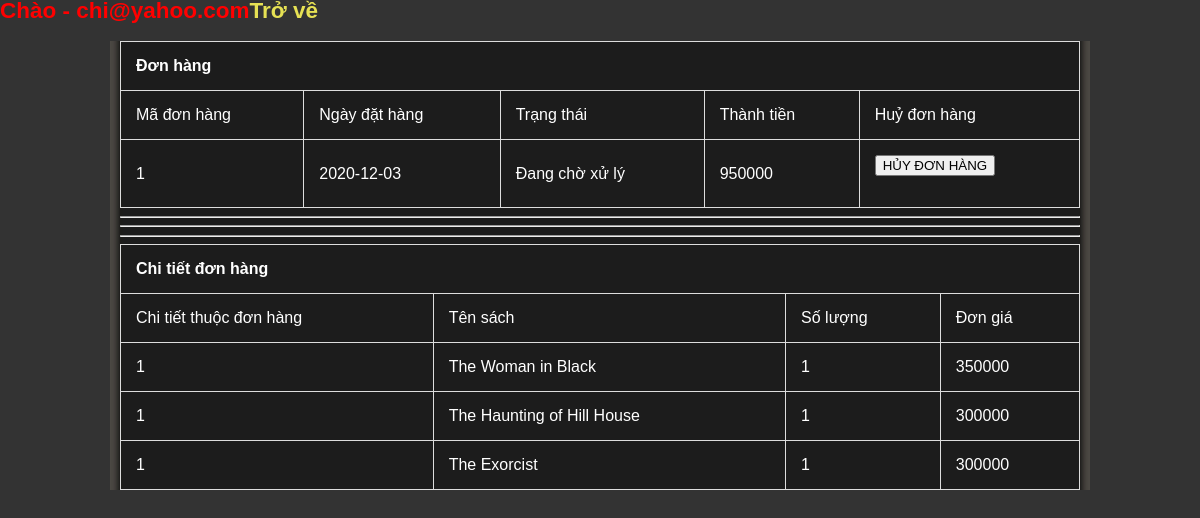
Screenshot of /templatemo_086_book_store/quanly_donhang.php (signed in) with the database file from the repository.
### tables this page shows
CREATE TABLE IF NOT EXISTS `donhang` (
  `madonhang` int(10) NOT NULL AUTO_INCREMENT,
  `taikhoankhachhang` varchar(30) NOT NULL,
  `taikhoanadmin` varchar(10) DEFAULT NULL,
  `ngaydathang` date NOT NULL,
  `trangthai` int(10) NOT NULL,
  `thanhtien` int(20) NOT NULL,
  PRIMARY KEY (`madonhang`),
  KEY `donhang_fkkhachhang` (`taikhoankhachhang`),
  KEY `donhang_fkadmin` (`taikhoanadmin`)
);

CREATE TABLE IF NOT EXISTS `chitietdonhang` (
  `madonhang` int(10) NOT NULL,
  `masach` varchar(10) NOT NULL,
  `soluong` int(10) NOT NULL,
  `dongia` int(10) NOT NULL,
  KEY `ctdonhang_fksach` (`masach`),
  KEY `ctdonhang_fkdonhang` (`madonhang`)
);

CREATE TABLE IF NOT EXISTS `sach` (
  `masach` varchar(10) NOT NULL,
  `tensach` varchar(100) NOT NULL,
  `mota` text NOT NULL,
  `gia` int(10) NOT NULL,
  `hinh` varchar(100) NOT NULL,
  `maloai` varchar(10) NOT NULL,
  `matacgia` varchar(10) NOT NULL,
  `luotmua` int(10) NOT NULL,
  PRIMARY KEY (`masach`),
  KEY `sach_fkloai` (`maloai`),
  KEY `sach_fktacgia` (`matacgia`)
);

### templatemo_086_book_store/quanly_donhang.php (the view, shortened to what this page needs)
<?php
if(isset($_SESSION["taikhoan"]))
{
	echo '<h2 style="color:red;">Chào - '. $_SESSION["taikhoan"]. '<a href="index.php">Trở về</a></h2>';
}
else
{
	header('location:login_admin.php');
}
?>
<?php
include"connect.php";
$taikhoan=$_SESSION["taikhoan"];
$sql="SELECT distinct donhang.madonhang,donhang.ngaydathang,donhang.trangthai,donhang.thanhtien FROM donhang inner join chitietdonhang on donhang.madonhang = chitietdonhang.madonhang join khachhang on donhang.taikhoankhachhang=khachhang.taikhoan where khachhang.taikhoan LIKE '%$taikhoan%' " ;
$stm=$obj->query($sql);
$data=$stm->fetchAll();
$sql="SELECT sach.tensach, chitietdonhang.soluong,chitietdonhang.dongia,donhang.madonhang FROM chitietdonhang join donhang on chitietdonhang.madonhang=donhang.madonhang join sach on chitietdonhang.masach=sach.masach   where donhang.taikhoankhachhang  LIKE '%$taikhoan%'";
$stm=$obj->query($sql);
$data1=$stm->fetchAll();
?>
<!DOCTYPE html PUBLIC "-//W3C//DTD XHTML 1.0 Transitional//EN" "http://www.w3.org/TR/xhtml1/DTD/xhtml1-transitional.dtd">
<html xmlns="http://www.w3.org/1999/xhtml">
<head>
<link href="templatemo_style.css" rel="stylesheet" type="text/css" />
</head>
<body>
<div id="templatemo_container">
<table border="1">
<th colspan="5">Đơn hàng</th>
<tr>
	<td>Mã đơn hàng</td>
	<td>Ngày đặt hàng</td>
	<td>Trạng thái</td>
	<td>Thành tiền</td>
	<td>Huỷ đơn hàng</td>
</tr>
<?php
foreach($data as $key=>$value)
{
	$trangthai='Đang chờ xử lý';
	if($value['trangthai']==1)
		$trangthai=$trangthai;
	else if($value['trangthai']==2)
			$trangthai='Đã xác nhận đơn hàng';
		else if($value['trangthai']==3)
			$trangthai='Đang giao hàng';
	?>
	<tr>
		<td><?php echo $value['madonhang']?></td>
		<td><?php echo $value['ngaydathang']?></td>
		<td><?php echo $trangthai ?></td>
		<td><?php echo $value['thanhtien']?></td>
		<td><form action="quanly_donhang.php?madonhang=<?php echo $value['madonhang']?>" method="post"><input type="submit" value="HỦY ĐƠN HÀNG" name="huy"></form>
</td>
	</tr>
	<?php
}
?>
</table>
<hr><hr><hr>
<table>
	<th colspan="4" >Chi tiết đơn hàng</th>
<tr>
	<td>Chi tiết thuộc đơn hàng</td>
	<td>Tên sách</td>
	<td>Số lượng</td>
	<td>Đơn giá</td>
</tr>
<?php
foreach($data1 as $key=>$value)
{
	?>
	<tr><td><?php echo $value['madonhang']?></td>
		<td><?php echo $value['tensach']?></td>
		<td><?php echo $value['soluong']?></td>
			<td>
	<?php echo $value['dongia']?>
		</td>
	</tr>
	<?php
}
?>
</table>
</div>
</body>

### templatemo_086_book_store/templatemo_style.css (style rules this page uses)
body { margin: 0; padding: 0; line-height: 1.5em; font-family: Verdana, Arial, san-serif; font-size: 15px; color: #ffffff; background-color:#333333; }
a:link, a:visited { color: #e6e154; text-decoration: none; font-weight: bold; }
#templatemo_container { width: 960px; margin: 0 auto; padding: 0 10px; background: #1c1c1b url(images/templatemo_bg.jpg) repeat-y; }
#abc table, td, th { border: 1px solid #ddd; text-align: left; }
table { border-collapse: collapse; width: 100%; }
th, td { padding: 15px; }

### rows the page displays
donhang: madonhang "1", ngaydathang "2020-12-03", trangthai "Đang chờ xử lý", thanhtien "950000"
chitietdonhang: madonhang.madonhang "1", masach.tensach "The Woman in Black", soluong "1", dongia "350000"
chitietdonhang: madonhang.madonhang "1", masach.tensach "The Haunting of Hill House", soluong "1", dongia "300000"
chitietdonhang: madonhang.madonhang "1", masach.tensach "The Exorcist", soluong "1", dongia "300000"

### other values shown
$_SESSION["taikhoan"] "chi@yahoo.com"
